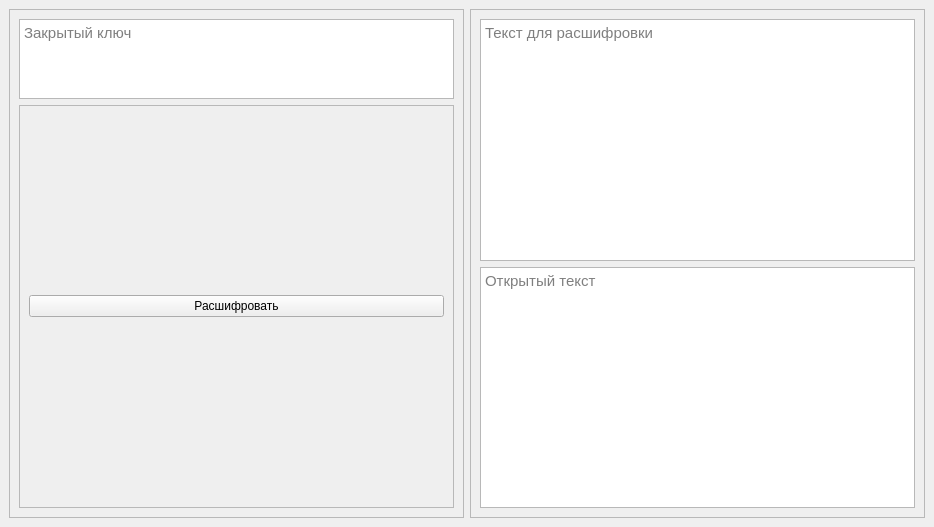
<?xml version="1.0" encoding="UTF-8"?>
<ui version="4.0">
 <class>MainWindow</class>
 <widget class="QMainWindow" name="MainWindow">
  <property name="geometry">
   <rect>
    <x>0</x>
    <y>0</y>
    <width>934</width>
    <height>527</height>
   </rect>
  </property>
  <property name="windowTitle">
   <string>MainWindow</string>
  </property>
  <widget class="QWidget" name="centralwidget">
   <layout class="QHBoxLayout" name="horizontalLayout">
    <item>
     <widget class="QFrame" name="controls_panel">
      <property name="frameShape">
       <enum>QFrame::StyledPanel</enum>
      </property>
      <property name="frameShadow">
       <enum>QFrame::Raised</enum>
      </property>
      <layout class="QVBoxLayout" name="verticalLayout_2">
       <item>
        <widget class="QTextBrowser" name="secret_key">
         <property name="maximumSize">
          <size>
           <width>16777215</width>
           <height>80</height>
          </size>
         </property>
         <property name="font">
          <font>
           <pointsize>11</pointsize>
          </font>
         </property>
         <property name="readOnly">
          <bool>false</bool>
         </property>
         <property name="placeholderText">
          <string>Закрытый ключ</string>
         </property>
        </widget>
       </item>
       <item>
        <widget class="QFrame" name="frame">
         <property name="frameShape">
          <enum>QFrame::StyledPanel</enum>
         </property>
         <property name="frameShadow">
          <enum>QFrame::Raised</enum>
         </property>
         <layout class="QHBoxLayout" name="horizontalLayout_2">
          <item>
           <widget class="QPushButton" name="decrypt_button">
            <property name="text">
             <string>Расшифровать</string>
            </property>
           </widget>
          </item>
         </layout>
        </widget>
       </item>
      </layout>
     </widget>
    </item>
    <item>
     <widget class="QFrame" name="encrypting_panel">
      <property name="frameShape">
       <enum>QFrame::StyledPanel</enum>
      </property>
      <property name="frameShadow">
       <enum>QFrame::Raised</enum>
      </property>
      <layout class="QVBoxLayout" name="verticalLayout">
       <item>
        <widget class="QTextBrowser" name="encrypt_result">
         <property name="font">
          <font>
           <pointsize>11</pointsize>
          </font>
         </property>
         <property name="readOnly">
          <bool>false</bool>
         </property>
         <property name="placeholderText">
          <string>Текст для расшифровки</string>
         </property>
        </widget>
       </item>
       <item>
        <widget class="QTextBrowser" name="open_text">
         <property name="font">
          <font>
           <pointsize>11</pointsize>
          </font>
         </property>
         <property name="readOnly">
          <bool>true</bool>
         </property>
         <property name="placeholderText">
          <string>Открытый текст</string>
         </property>
        </widget>
       </item>
      </layout>
     </widget>
    </item>
   </layout>
  </widget>
 </widget>
 <resources/>
 <connections/>
</ui>
